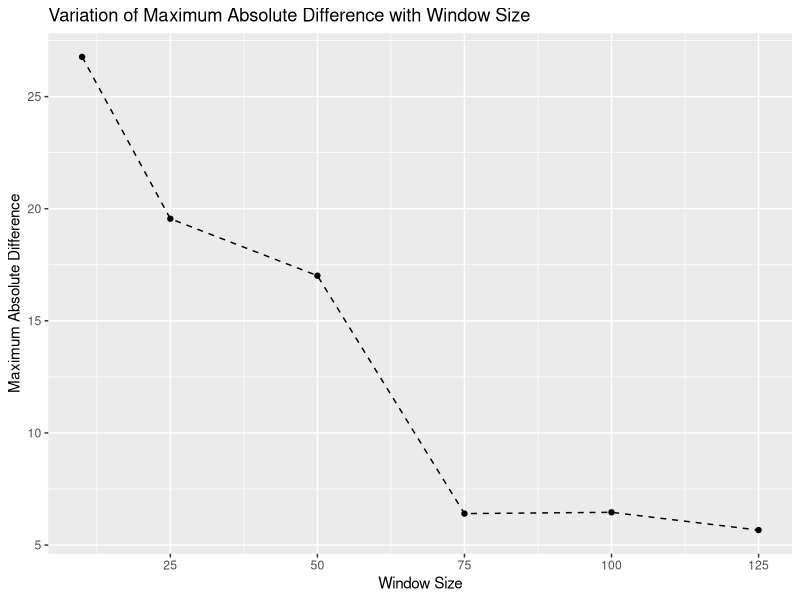
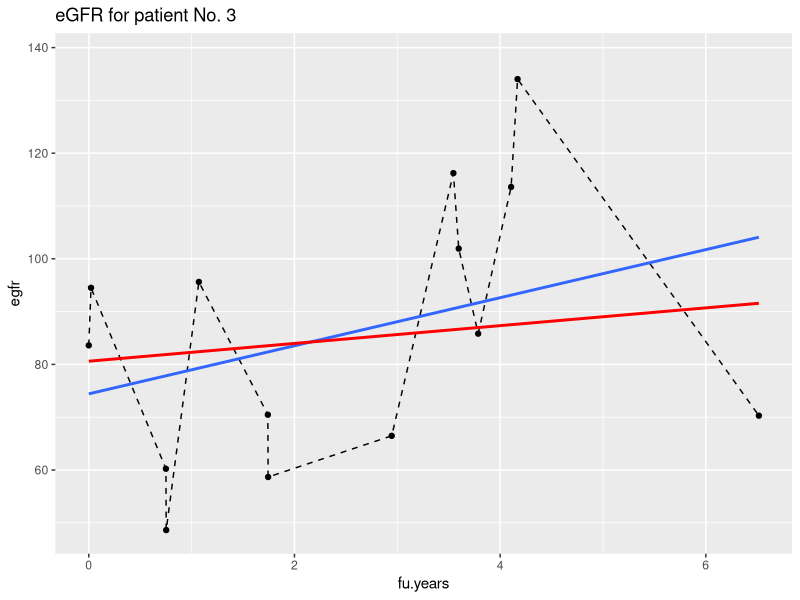
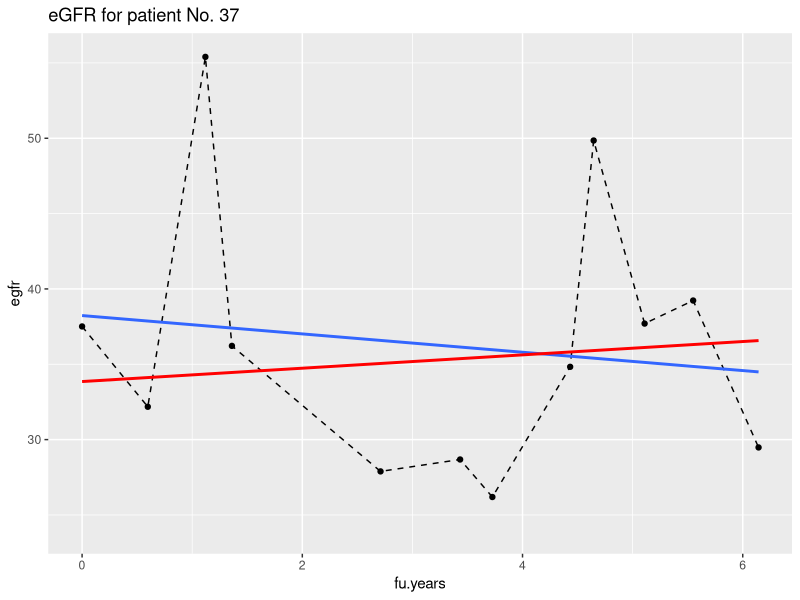
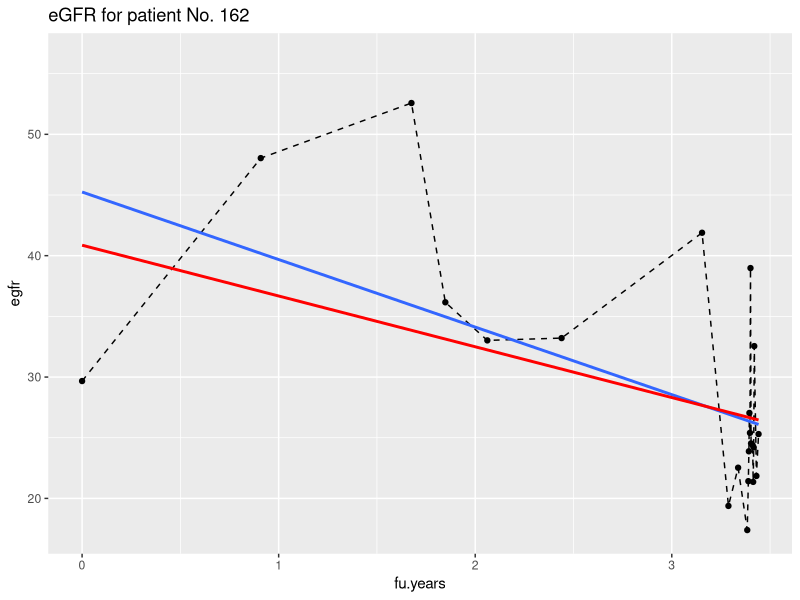
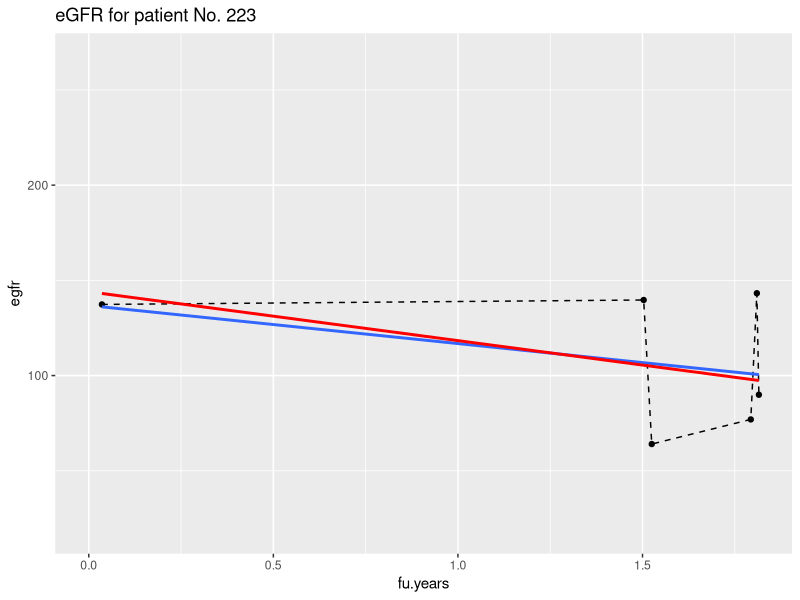
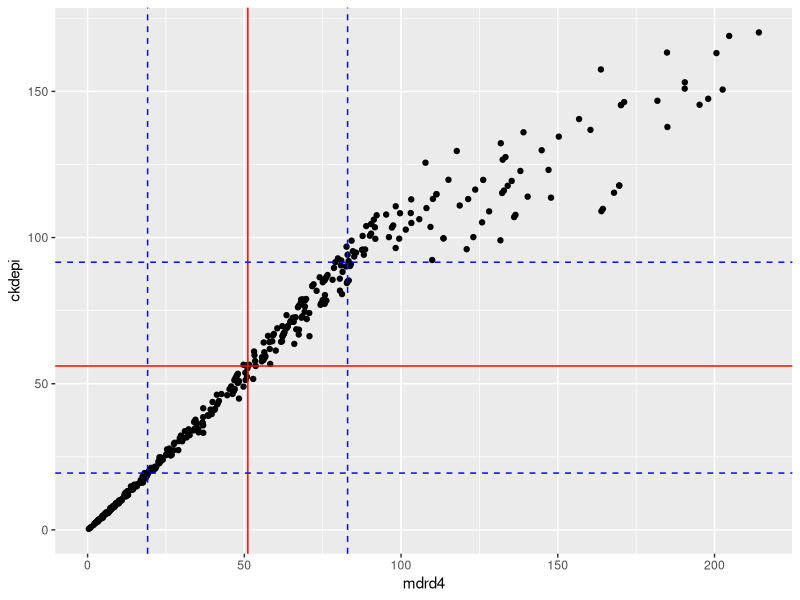

Write R code to recreate these figures, in order.
## ---- chunk 1
# Data frame with the airquality data
df.a <- airquality

# Number of missing values in Ozone variable
Ozone.Miss <- sum(is.na(df.a$Ozone))
print(Ozone.Miss)

# Mean imputation of Ozone variable
df.a$Ozone[is.na(df.a$Ozone)] <- mean(df.a$Ozone, na.rm = TRUE)

# Number of missing values in Ozone variable after mean imputation
Ozone.Miss <- sum(is.na(df.a$Ozone))
print(Ozone.Miss)
## ---- chunk 2
require(ggplot2)

impute.to.window.mean <- function(x, windowsize){
  ## Function that imputes the mean of a vector considering a windowsize.
  ## A missing value will be imputed with the mean of the values in the
  ## positions (i - windowsize) and (i + windowsize).
  ## Inputs: vector to be imputed and size of window
  ## Outputs: imputed vector
  if(windowsize > length(x)){
    warning("Window size is longer than vector, vector length will be used window size")
    impute.val <- mean(x, na.rm = TRUE)
    x[is.na(x)] <- impute.val
    return(x)
  }
  else if(windowsize < 0){
    stop("Window size is negative!")
  }
  else{
    # position of missing values
    Miss.pos <- which(is.na(x))
    new.x <- x
    for(i in Miss.pos){
      # calculation of begining of the window of values used for
      # imputation
      first <- max(i - windowsize, 1)
      # calculation of end of the window of values used for
      # imputation
      last <- min(i + windowsize, length(x))
      # mean calculation
      impute.val <- mean(x[first:last], na.rm = TRUE)
      # imputation of missing value
      new.x[i] <- impute.val
    }
    return(new.x)
  }
}
## ---- chunk 3
df.c <- airquality$Ozone

n <- length(df.c)

windows.size <- c(10, 25, 50, 75, 100, 125)

Results.Q1 <- data.frame(n10 = numeric(n),
                         n25 = numeric(n),
                         n50 = numeric(n),
                         n75 = numeric(n),
                         n100 = numeric(n),
                         n125 = numeric(n))

for (i in 1:length(windows.size)) {
  Results.Q1[,i] <- impute.to.window.mean(x = df.c,
                                          windowsize = windows.size[i])
}

Abs.Diff <- round(abs(Results.Q1 - df.a$Ozone), 3)

colnames(Abs.Diff) <- c()

Max.Abs.Diff <- data.frame(Max.Abs.Diff = sapply(Abs.Diff, max), Window.Size = windows.size)

print(Max.Abs.Diff)

ggplot(data = Max.Abs.Diff, aes(x = Window.Size, y = Max.Abs.Diff)) +
  geom_point() +
  geom_line(linetype = "dashed") +
  labs(x = "Window Size", y = "Maximum Absolute Difference",
       title = "Variation of Maximum Absolute Difference with Window Size")

## ---- chunk 4
min.window <- numeric(2)

df.d <- airquality

df.d$Ozone <- airquality$Ozone
df.d$Solar.R <- airquality$Solar.R

for(i in 1:length(df.d$Ozone)){
  Ozone.chkr <- sum(is.nan(impute.to.window.mean(df.d$Ozone, i)))
  if(Ozone.chkr == 0){
    min.window[1] <- i
    break
  }
}

for(i in 1:length(df.d$Ozone)){
  Solar.R.chkr <- sum(is.nan(impute.to.window.mean(df.d$Solar.R, i)))
  if(Solar.R.chkr == 0){
    min.window[2] <- i
    break
  }
}

print("Smallest window that allows imputation of all missing values for Ozone: ")
print(min.window[1])
print("Smallest window that allows imputation of all missing values for Solar.R: ")
print(min.window[2])
## ---- chunk 5
longe.egfr.1 <- read.csv(file = "longegfr1.csv", header = TRUE)

longe.egfr.2 <- read.csv(file = "longegfr2.csv", header = TRUE)

longe.egfr <- merge(x = longe.egfr.1, y = longe.egfr.2, by.x = c("id", "fu.years"),
                    by.y = c("ID", "fu.years"),
                    all.x = TRUE)

longe.egfr$id <- as.numeric(longe.egfr$id)

longe.egfr <- longe.egfr[order(longe.egfr$id, longe.egfr$fu.years),]

sort.chkr <- function(x = longe.egfr){
  if (is.unsorted(x$id)) {
    stop("ID is not sorted!")
  }
  for(i in unique(x$id)){
    if(is.unsorted(x$fu.years[x$ID == i])){
      stop("Follow up time is not sorted!")
    }
  }
  return("Data frame is ordered accordingly!")
}

print(sort.chkr())

## ---- chunk 6
require(dplyr)

eGFR.averages <- longe.egfr %>% as_tibble() %>% group_by(id) %>%
  summarise(mean = mean(egfr, na.rm = TRUE),
            fu.years = max(fu.years, na.rm = TRUE))

eGFR.averages$interval <- cut(eGFR.averages$mean,
                              breaks = c(0, 15, 30, 60, 90, Inf))

print("Patients according to average eGFR: ")
print(table(eGFR.averages$interval))

print("Number of patients with missing average: ")
print(sum(is.nan(eGFR.averages$mean)))
## ---- chunk 7


ids <- eGFR.averages$id[eGFR.averages$mean <= 15 & !is.na(eGFR.averages$mean)]
loc1 <- c(longe.egfr$id == ids[1])
loc2 <- c(longe.egfr$id == ids[2])

df.0.15 <- data.frame(id = ids,
                      sex = c(unique(longe.egfr$sex[loc1]),
                              unique(longe.egfr$sex[loc2])),
                      bl.age = c(unique(longe.egfr$baseline.age[loc1]),
                                 unique(longe.egfr$baseline.age[loc2])),
                      average.eGFR = c(eGFR.averages$mean[eGFR.averages$id == ids[1]],
                                       eGFR.averages$mean[eGFR.averages$id == ids[2]]),
                      Max.FU = c(eGFR.averages$fu.years[eGFR.averages$id == ids[1]],
                                 eGFR.averages$fu.years[eGFR.averages$id == ids[2]]),
                      eGFR.count = c(sum(!is.na(longe.egfr$egfr[longe.egfr$id == ids[1]])),
                                     sum(!is.na(longe.egfr$egfr[longe.egfr$id == ids[2]]))))
## ---- chunk 8
df.p3 <- longe.egfr[longe.egfr$id == 3,]
df.p37 <- longe.egfr[longe.egfr$id == 37,]
df.p162 <- longe.egfr[longe.egfr$id == 162,]
df.p223 <- longe.egfr[longe.egfr$id == 223,]

ggplot(data = df.p3, aes(x = fu.years, y = egfr)) +
  geom_point() +
  geom_line(linetype = "dashed") +
  geom_smooth(method = "lm", fill = NA) +
  geom_smooth(data = subset(df.p3,
                            egfr > min(egfr, na.rm = TRUE) & egfr < max(egfr, na.rm = TRUE)),
              method = "lm", col = "red", fill = NA) +
  ggtitle(paste("eGFR for patient No.",unique(df.p3$id)))


ggplot(data = df.p37, aes(x = fu.years, y = egfr)) +
  geom_point() +
  geom_line(linetype = "dashed") +
  geom_smooth(method = "lm", fill = NA) +
  geom_smooth(data = subset(df.p37,
                            egfr > min(egfr, na.rm = TRUE) & egfr < max(egfr, na.rm = TRUE)),
              method = "lm", col = "red", fill = NA) +
  ggtitle(paste("eGFR for patient No.",unique(df.p37$id)))

ggplot(data = df.p162, aes(x = fu.years, y = egfr)) +
  geom_point() +
  geom_line(linetype = "dashed") +
  geom_smooth(method = "lm", fill = NA) +
  geom_smooth(data = subset(df.p162,
                            egfr > min(egfr, na.rm = TRUE) & egfr < max(egfr, na.rm = TRUE)),
              method = "lm", col = "red", fill = NA) +
  ggtitle(paste("eGFR for patient No.",unique(df.p162$id)))

ggplot(data = df.p223, aes(x = fu.years, y = egfr)) +
  geom_point() +
  geom_line(linetype = "dashed") +
  geom_smooth(method = "lm", fill = NA) +
  geom_smooth(data = subset(df.p223,
                            egfr > min(egfr, na.rm = TRUE) & egfr < max(egfr, na.rm = TRUE)),
              method = "lm", col = "red", fill = NA) +
  ggtitle(paste("eGFR for patient No.",unique(df.p223$id)))

## ---- chunk 9
egfr.mdrd4 <- function(scr, age, sex, ethnic){
  x <- numeric(length(scr))
  for(i in 1:length(scr)){
    if(is.na(scr[i]) | is.na(age[i]) | is.na(sex[i]) | is.na(ethnic[i])){
      mdrd4 <- NA
    } else{
      mdrd4 <- 175*scr[i]^(-1.154)*age[i]^(-0.203)
      if(sex[i] == "Female"){
        mdrd4 <- mdrd4*0.742
      }
      if(ethnic[i] == "Black"){
        mdrd4 <- mdrd4*1.212
      }
    }
    x[i] <- mdrd4
  }
  return(x)
}

egfr.ckdepi <- function(scr, age, sex, ethnic){
  x <- numeric(length(scr))
  for(i in 1:length(scr)){
    if(is.na(scr[i]) | is.na(age[i]) | is.na(sex[i]) | is.na(ethnic[i])){
      ckdepi <- NA
    } else{
      if(sex[i] == "Female"){
        Kappa <- 0.7
        alpha <- -0.329
        adic.factor <- 1.018
      } else{
        Kappa <- 0.9
        alpha <- -0.411
        adic.factor <- 1
      }
      ckdepi <- 141*min(scr[i]/Kappa,1)^alpha*max(scr[i]/Kappa,1)^(-1.209)
      ckdepi <- ckdepi*0.993^(age[i])*adic.factor
      if(ethnic[i] == "Black"){
        ckdepi <- ckdepi*1.159
      }
    }
    x[i] <- ckdepi
  }
  return(x)
}
## ---- chunk 10
scr.data <- read.csv(file = "scr.csv", header = TRUE)

data.mdrd4 <- round(egfr.mdrd4(scr = scr.data$scr,
                               age = scr.data$age,
                               sex = scr.data$sex,
                               ethnic = scr.data$ethnic), 2)

data.ckdepi <- round(egfr.ckdepi(scr = scr.data$scr,
                                 age = scr.data$age,
                                 sex = scr.data$sex,
                                 ethnic = scr.data$ethnic), 2)

eGFRs <- data.frame(mdrd4 = data.mdrd4,
                    ckdepi = data.ckdepi)

mean.mdrd4 <- round(mean(data.mdrd4, na.rm = TRUE), 2)

print(paste("Mean of eGFR according to MDRD4 equation:", mean.mdrd4))

mean.ckdepi <- round(mean(data.ckdepi, na.rm = TRUE), 2)

print(paste("Mean of eGFR according to CKD-EPI equation:", mean.ckdepi))

sd.mdrd4 <- round(sd(data.mdrd4, na.rm = TRUE), 2)

print(paste("Standard deviation of eGFR according to MDRD4 equation:", sd.mdrd4))

sd.ckdepi <- round(sd(data.ckdepi, na.rm = TRUE), 2)

print(paste("Standard deviation of eGFR according to CKD-EPI equation:", sd.ckdepi))

p.cor <- round(cor(x = data.ckdepi[!is.na(data.ckdepi)],
                   y = data.mdrd4[!is.na(data.mdrd4)],
                   method = "pearson"), 2)

print(paste("Pearson correlation of results using CKD-EPI and MDRD4 equation:",
            p.cor))
## ---- chunk 11
mdrd4.q <- quantile(eGFRs$mdrd4, probs = c(.25, .5, .75), na.rm = TRUE)
ckdepi.q <- quantile(eGFRs$ckdepi, probs = c(.25, .5, .75), na.rm = TRUE)

ggplot(data = eGFRs, aes(x = mdrd4, y = ckdepi)) +
  geom_point() +
  geom_hline(yintercept = ckdepi.q[2], col = "red") +
  geom_vline(xintercept = mdrd4.q[2], col = "red") +
  geom_hline(yintercept = c(ckdepi.q[1], ckdepi.q[3]),
             col = "blue",
             linetype = "dashed") +
  geom_vline(xintercept = c(mdrd4.q[1], mdrd4.q[3]),
             col = "blue",
             linetype = "dashed")
